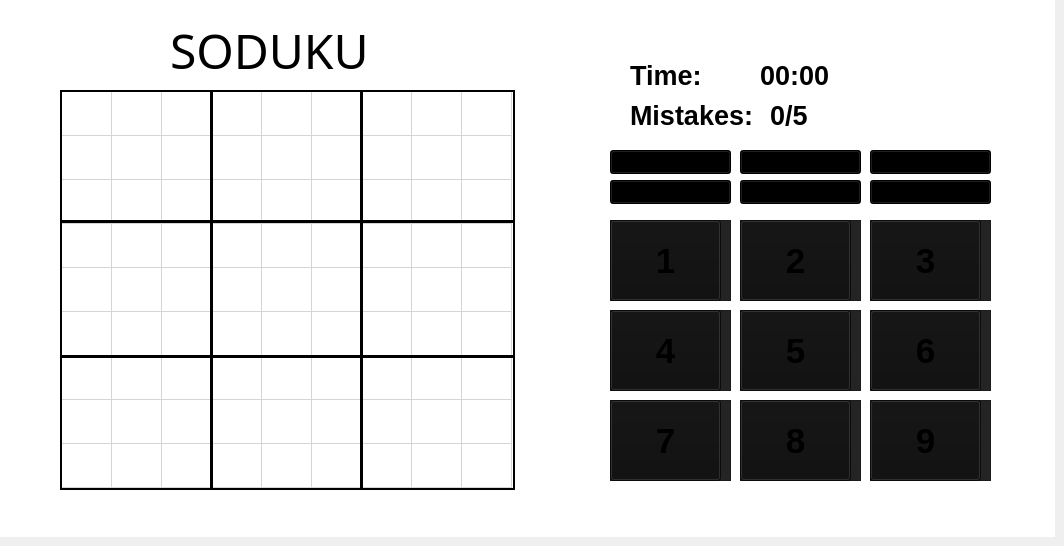
      <widget class="QWidget" name="Game_page">
       <widget class="QWidget" name="widget" native="true">
        <property name="geometry">
         <rect>
          <x>0</x>
          <y>0</y>
          <width>1055</width>
          <height>537</height>
         </rect>
        </property>
        <property name="styleSheet">
         <string notr="true">background-color: rgb(255, 255, 255);</string>
        </property>
        <widget class="QTableWidget" name="SodukuTable_2">
         <property name="enabled">
          <bool>false</bool>
         </property>
         <property name="geometry">
          <rect>
           <x>60</x>
           <y>90</y>
           <width>455</width>
           <height>400</height>
          </rect>
         </property>
         <property name="font">
          <font>
           <pointsize>16</pointsize>
          </font>
         </property>
         <property name="styleSheet">
          <string notr="true">background-color: rgb(255, 255, 255);

border: 2px solid black;
</string>
         </property>
         <property name="showGrid">
          <bool>true</bool>
         </property>
         <property name="gridStyle">
          <enum>Qt::PenStyle::SolidLine</enum>
         </property>
         <property name="rowCount">
          <number>9</number>
         </property>
         <property name="columnCount">
          <number>9</number>
         </property>
         <attribute name="horizontalHeaderVisible">
          <bool>false</bool>
         </attribute>
         <attribute name="horizontalHeaderDefaultSectionSize">
          <number>50</number>
         </attribute>
         <attribute name="horizontalHeaderHighlightSections">
          <bool>false</bool>
         </attribute>
         <attribute name="verticalHeaderVisible">
          <bool>false</bool>
         </attribute>
         <attribute name="verticalHeaderDefaultSectionSize">
          <number>44</number>
         </attribute>
         <row/>
         <row/>
         <row/>
         <row/>
         <row/>
         <row/>
         <row/>
         <row/>
         <row/>
         <column/>
         <column/>
         <column/>
         <column/>
         <column/>
         <column/>
         <column/>
         <column/>
         <column/>
         <item row="0" column="0">
          <property name="text">
           <string/>
          </property>
          <property name="font">
           <font>
            <family>Arial</family>
            <pointsize>20</pointsize>
            <bold>true</bold>
           </font>
          </property>
          <property name="textAlignment">
           <set>AlignCenter</set>
          </property>
          <property name="background">
           <brush brushstyle="NoBrush">
            <color alpha="255">
             <red>255</red>
             <green>255</green>
             <blue>0</blue>
            </color>
           </brush>
          </property>
          <property name="foreground">
           <brush brushstyle="NoBrush">
            <color alpha="255">
             <red>0</red>
             <green>0</green>
             <blue>0</blue>
            </color>
           </brush>
          </property>
         </item>
        </widget>
        <widget class="QPushButton" name="N2_button_2">
         <property name="geometry">
          <rect>
           <x>740</x>
           <y>220</y>
           <width>111</width>
           <height>81</height>
          </rect>
         </property>
         <property name="font">
          <font>
           <family>Arial</family>
           <pointsize>26</pointsize>
           <bold>true</bold>
          </font>
         </property>
         <property name="styleSheet">
          <string notr="true">background-color: rgb(15, 15, 15);</string>
         </property>
         <property name="text">
          <string>2</string>
         </property>
        </widget>
        <widget class="QPushButton" name="N3_button_2">
         <property name="geometry">
          <rect>
           <x>870</x>
           <y>220</y>
           <width>111</width>
           <height>81</height>
          </rect>
         </property>
         <property name="font">
          <font>
           <family>Arial</family>
           <pointsize>26</pointsize>
           <bold>true</bold>
          </font>
         </property>
         <property name="styleSheet">
          <string notr="true">background-color: rgb(15, 15, 15);</string>
         </property>
         <property name="text">
          <string>3</string>
         </property>
        </widget>
        <widget class="QPushButton" name="N5_button_2">
         <property name="geometry">
          <rect>
           <x>740</x>
           <y>310</y>
           <width>111</width>
           <height>81</height>
          </rect>
         </property>
         <property name="font">
          <font>
           <family>Arial</family>
           <pointsize>26</pointsize>
           <bold>true</bold>
          </font>
         </property>
         <property name="styleSheet">
          <string notr="true">background-color: rgb(15, 15, 15);</string>
         </property>
         <property name="text">
          <string>5</string>
         </property>
        </widget>
        <widget class="QPushButton" name="N4_button_2">
         <property name="geometry">
          <rect>
           <x>610</x>
           <y>310</y>
           <width>111</width>
           <height>81</height>
          </rect>
         </property>
         <property name="font">
          <font>
           <family>Arial</family>
           <pointsize>26</pointsize>
           <bold>true</bold>
          </font>
         </property>
         <property name="styleSheet">
          <string notr="true">background-color: rgb(15, 15, 15);</string>
         </property>
         <property name="text">
          <string>4</string>
         </property>
        </widget>
        <widget class="QPushButton" name="N6_button_2">
         <property name="geometry">
          <rect>
           <x>870</x>
           <y>310</y>
           <width>111</width>
           <height>81</height>
          </rect>
         </property>
         <property name="font">
          <font>
           <family>Arial</family>
           <pointsize>26</pointsize>
           <bold>true</bold>
          </font>
         </property>
         <property name="styleSheet">
          <string notr="true">background-color: rgb(15, 15, 15);</string>
         </property>
         <property name="text">
          <string>6</string>
         </property>
        </widget>
        <widget class="QPushButton" name="N8_button_2">
         <property name="geometry">
          <rect>
           <x>740</x>
           <y>400</y>
           <width>111</width>
           <height>81</height>
          </rect>
         </property>
         <property name="font">
          <font>
           <family>Arial</family>
           <pointsize>26</pointsize>
           <bold>true</bold>
          </font>
         </property>
         <property name="styleSheet">
          <string notr="true">background-color: rgb(15, 15, 15);</string>
         </property>
         <property name="text">
          <string>8</string>
         </property>
        </widget>
        <widget class="QPushButton" name="N7_button_2">
         <property name="geometry">
          <rect>
           <x>610</x>
           <y>400</y>
           <width>111</width>
           <height>81</height>
          </rect>
         </property>
         <property name="font">
          <font>
           <family>Arial</family>
           <pointsize>26</pointsize>
           <bold>true</bold>
          </font>
         </property>
         <property name="styleSheet">
          <string notr="true">background-color: rgb(15, 15, 15);</string>
         </property>
         <property name="text">
          <string>7</string>
         </property>
        </widget>
        <widget class="QPushButton" name="N9_button_2">
         <property name="geometry">
          <rect>
           <x>870</x>
           <y>400</y>
           <width>111</width>
           <height>81</height>
          </rect>
         </property>
         <property name="font">
          <font>
           <family>Arial</family>
           <pointsize>26</pointsize>
           <bold>true</bold>
          </font>
         </property>
         <property name="styleSheet">
          <string notr="true">background-color: rgb(15, 15, 15);</string>
         </property>
         <property name="text">
          <string>9</string>
         </property>
        </widget>
        <widget class="QPushButton" name="NewGame_button_2">
         <property name="geometry">
          <rect>
           <x>740</x>
           <y>180</y>
           <width>121</width>
           <height>24</height>
          </rect>
         </property>
         <property name="styleSheet">
          <string notr="true">background-color: rgb(0, 0, 0);</string>
         </property>
         <property name="text">
          <string>New Game 🆕</string>
         </property>
        </widget>
        <widget class="QPushButton" name="Pause_button_2">
         <property name="geometry">
          <rect>
           <x>610</x>
           <y>180</y>
           <width>121</width>
           <height>24</height>
          </rect>
         </property>
         <property name="styleSheet">
          <string notr="true">background-color: rgb(0, 0, 0);</string>
         </property>
         <property name="text">
          <string>Pause/Resume ⏯️</string>
         </property>
        </widget>
        <widget class="QPushButton" name="Erase_button_2">
         <property name="geometry">
          <rect>
           <x>870</x>
           <y>180</y>
           <width>121</width>
           <height>24</height>
          </rect>
         </property>
         <property name="styleSheet">
          <string notr="true">background-color: rgb(0, 0, 0);</string>
         </property>
         <property name="text">
          <string>Erase 🧽</string>
         </property>
        </widget>
        <widget class="QPushButton" name="Note_button_2">
         <property name="geometry">
          <rect>
           <x>870</x>
           <y>150</y>
           <width>121</width>
           <height>24</height>
          </rect>
         </property>
         <property name="styleSheet">
          <string notr="true">background-color: rgb(0, 0, 0);</string>
         </property>
         <property name="text">
          <string>Note ✏️</string>
         </property>
        </widget>
        <widget class="QPushButton" name="Solve_button_2">
         <property name="geometry">
          <rect>
           <x>740</x>
           <y>150</y>
           <width>121</width>
           <height>24</height>
          </rect>
         </property>
         <property name="styleSheet">
          <string notr="true">background-color: rgb(0, 0, 0);</string>
         </property>
         <property name="text">
          <string>Auto-Solve 🔢</string>
         </property>
        </widget>
        <widget class="QPushButton" name="Undo_button_2">
         <property name="geometry">
          <rect>
           <x>610</x>
           <y>150</y>
           <width>121</width>
           <height>24</height>
          </rect>
         </property>
         <property name="styleSheet">
          <string notr="true">background-color: rgb(0, 0, 0);</string>
         </property>
         <property name="text">
          <string>Undo ↩️</string>
         </property>
        </widget>
        <widget class="QLabel" name="Time_label_2">
         <property name="geometry">
          <rect>
           <x>630</x>
           <y>60</y>
           <width>91</width>
           <height>31</height>
          </rect>
         </property>
         <property name="font">
          <font>
           <pointsize>20</pointsize>
           <bold>true</bold>
          </font>
         </property>
         <property name="styleSheet">
          <string notr="true">color: rgb(0, 0, 0);</string>
         </property>
         <property name="text">
          <string>Time:</string>
         </property>
        </widget>
        <widget class="QLabel" name="Mistakes_counter_2">
         <property name="geometry">
          <rect>
           <x>630</x>
           <y>100</y>
           <width>131</width>
           <height>31</height>
          </rect>
         </property>
         <property name="font">
          <font>
           <pointsize>20</pointsize>
           <bold>true</bold>
          </font>
         </property>
         <property name="styleSheet">
          <string notr="true">color: rgb(0, 0, 0);</string>
         </property>
         <property name="text">
          <string>Mistakes:</string>
         </property>
        </widget>
        <widget class="Line" name="line_5">
         <property name="geometry">
          <rect>
           <x>210</x>
           <y>90</y>
           <width>3</width>
           <height>400</height>
          </rect>
         </property>
         <property name="styleSheet">
          <string notr="true">background-color: rgb(0, 0, 0);</string>
         </property>
         <property name="orientation">
          <enum>Qt::Orientation::Vertical</enum>
         </property>
        </widget>
        <widget class="Line" name="line_6">
         <property name="geometry">
          <rect>
           <x>360</x>
           <y>90</y>
           <width>3</width>
           <height>400</height>
          </rect>
         </property>
         <property name="styleSheet">
          <string notr="true">background-color: rgb(0, 0, 0);</string>
         </property>
         <property name="orientation">
          <enum>Qt::Orientation::Vertical</enum>
         </property>
        </widget>
        <widget class="Line" name="line_7">
         <property name="geometry">
          <rect>
           <x>60</x>
           <y>220</y>
           <width>455</width>
           <height>3</height>
          </rect>
         </property>
         <property name="styleSheet">
          <string notr="true">background-color: rgb(0, 0, 0);</string>
         </property>
         <property name="orientation">
          <enum>Qt::Orientation::Horizontal</enum>
         </property>
        </widget>
        <widget class="Line" name="line_8">
         <property name="geometry">
          <rect>
           <x>60</x>
           <y>355</y>
           <width>455</width>
           <height>3</height>
          </rect>
         </property>
         <property name="styleSheet">
          <string notr="true">background-color: rgb(0, 0, 0);</string>
         </property>
         <property name="orientation">
          <enum>Qt::Orientation::Horizontal</enum>
         </property>
        </widget>
        <widget class="QLabel" name="Time_passed_2">
         <property name="geometry">
          <rect>
           <x>760</x>
           <y>60</y>
           <width>91</width>
           <height>31</height>
          </rect>
         </property>
         <property name="font">
          <font>
           <pointsize>20</pointsize>
           <bold>true</bold>
          </font>
         </property>
         <property name="styleSheet">
          <string notr="true">color: rgb(0, 0, 0);</string>
         </property>
         <property name="text">
          <string>00:00</string>
         </property>
        </widget>
        <widget class="QLabel" name="Mistakes_Number_2">
         <property name="geometry">
          <rect>
           <x>770</x>
           <y>100</y>
           <width>91</width>
           <height>31</height>
          </rect>
         </property>
         <property name="font">
          <font>
           <pointsize>20</pointsize>
           <bold>true</bold>
          </font>
         </property>
         <property name="styleSheet">
          <string notr="true">color: rgb(0, 0, 0);</string>
         </property>
         <property name="text">
          <string>0/5</string>
         </property>
        </widget>
        <widget class="QPushButton" name="N1_button_2">
         <property name="geometry">
          <rect>
           <x>610</x>
           <y>220</y>
           <width>111</width>
           <height>81</height>
          </rect>
         </property>
         <property name="font">
          <font>
           <family>Arial</family>
           <pointsize>26</pointsize>
           <bold>true</bold>
          </font>
         </property>
         <property name="styleSheet">
          <string notr="true">background-color: rgb(15, 15, 15);
</string>
         </property>
         <property name="text">
          <string>1</string>
         </property>
        </widget>
        <widget class="QFrame" name="frame_10">
         <property name="geometry">
          <rect>
           <x>610</x>
           <y>220</y>
           <width>121</width>
           <height>81</height>
          </rect>
         </property>
         <property name="styleSheet">
          <string notr="true">background-color: rgb(36, 36, 36);</string>
         </property>
         <property name="frameShape">
          <enum>QFrame::Shape::StyledPanel</enum>
         </property>
         <property name="frameShadow">
          <enum>QFrame::Shadow::Raised</enum>
         </property>
        </widget>
        <widget class="QFrame" name="frame_11">
         <property name="geometry">
          <rect>
           <x>610</x>
           <y>310</y>
           <width>121</width>
           <height>81</height>
          </rect>
         </property>
         <property name="styleSheet">
          <string notr="true">background-color: rgb(36, 36, 36);</string>
         </property>
         <property name="frameShape">
          <enum>QFrame::Shape::StyledPanel</enum>
         </property>
         <property name="frameShadow">
          <enum>QFrame::Shadow::Raised</enum>
         </property>
        </widget>
        <widget class="QFrame" name="frame_12">
         <property name="geometry">
          <rect>
           <x>610</x>
           <y>400</y>
           <width>121</width>
           <height>81</height>
          </rect>
         </property>
         <property name="styleSheet">
          <string notr="true">background-color: rgb(36, 36, 36);</string>
         </property>
         <property name="frameShape">
          <enum>QFrame::Shape::StyledPanel</enum>
         </property>
         <property name="frameShadow">
          <enum>QFrame::Shadow::Raised</enum>
         </property>
        </widget>
        <widget class="QFrame" name="frame_13">
         <property name="geometry">
          <rect>
           <x>740</x>
           <y>220</y>
           <width>121</width>
           <height>81</height>
          </rect>
         </property>
         <property name="styleSheet">
          <string notr="true">background-color: rgb(36, 36, 36);</string>
         </property>
         <property name="frameShape">
          <enum>QFrame::Shape::StyledPanel</enum>
         </property>
         <property name="frameShadow">
          <enum>QFrame::Shadow::Raised</enum>
         </property>
        </widget>
        <widget class="QFrame" name="frame_14">
         <property name="geometry">
          <rect>
           <x>740</x>
           <y>310</y>
           <width>121</width>
           <height>81</height>
          </rect>
         </property>
         <property name="styleSheet">
          <string notr="true">background-color: rgb(36, 36, 36);</string>
         </property>
         <property name="frameShape">
          <enum>QFrame::Shape::StyledPanel</enum>
         </property>
         <property name="frameShadow">
          <enum>QFrame::Shadow::Raised</enum>
         </property>
        </widget>
        <widget class="QFrame" name="frame_15">
         <property name="geometry">
          <rect>
           <x>740</x>
           <y>400</y>
           <width>121</width>
           <height>81</height>
          </rect>
         </property>
         <property name="styleSheet">
          <string notr="true">background-color: rgb(36, 36, 36);</string>
         </property>
         <property name="frameShape">
          <enum>QFrame::Shape::StyledPanel</enum>
         </property>
         <property name="frameShadow">
          <enum>QFrame::Shadow::Raised</enum>
         </property>
        </widget>
        <widget class="QFrame" name="frame_16">
         <property name="geometry">
          <rect>
           <x>870</x>
           <y>400</y>
           <width>121</width>
           <height>81</height>
          </rect>
         </property>
         <property name="styleSheet">
          <string notr="true">background-color: rgb(36, 36, 36);</string>
         </property>
         <property name="frameShape">
          <enum>QFrame::Shape::StyledPanel</enum>
         </property>
         <property name="frameShadow">
          <enum>QFrame::Shadow::Raised</enum>
         </property>
        </widget>
        <widget class="QFrame" name="frame_17">
         <property name="geometry">
          <rect>
           <x>870</x>
           <y>310</y>
           <width>121</width>
           <height>81</height>
          </rect>
         </property>
         <property name="styleSheet">
          <string notr="true">background-color: rgb(36, 36, 36);</string>
         </property>
         <property name="frameShape">
          <enum>QFrame::Shape::StyledPanel</enum>
         </property>
         <property name="frameShadow">
          <enum>QFrame::Shadow::Raised</enum>
         </property>
        </widget>
        <widget class="QFrame" name="frame_18">
         <property name="geometry">
          <rect>
           <x>870</x>
           <y>220</y>
           <width>121</width>
           <height>81</height>
          </rect>
         </property>
         <property name="styleSheet">
          <string notr="true">background-color: rgb(36, 36, 36);</string>
         </property>
         <property name="frameShape">
          <enum>QFrame::Shape::StyledPanel</enum>
         </property>
         <property name="frameShadow">
          <enum>QFrame::Shadow::Raised</enum>
         </property>
        </widget>
        <widget class="QLabel" name="GameTAG_2">
         <property name="geometry">
          <rect>
           <x>170</x>
           <y>20</y>
           <width>221</width>
           <height>61</height>
          </rect>
         </property>
         <property name="font">
          <font>
           <family>Arial Rounded MT</family>
           <pointsize>36</pointsize>
          </font>
         </property>
         <property name="styleSheet">
          <string notr="true">color: rgb(0,0,0)
</string>
         </property>
         <property name="text">
          <string>SODUKU</string>
         </property>
        </widget>
        <zorder>frame_10</zorder>
        <zorder>frame_12</zorder>
        <zorder>frame_18</zorder>
        <zorder>frame_14</zorder>
        <zorder>frame_13</zorder>
        <zorder>frame_11</zorder>
        <zorder>frame_16</zorder>
        <zorder>frame_15</zorder>
        <zorder>frame_17</zorder>
        <zorder>SodukuTable_2</zorder>
        <zorder>N2_button_2</zorder>
        <zorder>N3_button_2</zorder>
        <zorder>N5_button_2</zorder>
        <zorder>N4_button_2</zorder>
        <zorder>N6_button_2</zorder>
        <zorder>N8_button_2</zorder>
        <zorder>N7_button_2</zorder>
        <zorder>N9_button_2</zorder>
        <zorder>NewGame_button_2</zorder>
        <zorder>Pause_button_2</zorder>
        <zorder>Erase_button_2</zorder>
        <zorder>Note_button_2</zorder>
        <zorder>Solve_button_2</zorder>
        <zorder>Undo_button_2</zorder>
        <zorder>Time_label_2</zorder>
        <zorder>Mistakes_counter_2</zorder>
        <zorder>line_5</zorder>
        <zorder>line_6</zorder>
        <zorder>line_7</zorder>
        <zorder>line_8</zorder>
        <zorder>Time_passed_2</zorder>
        <zorder>Mistakes_Number_2</zorder>
        <zorder>N1_button_2</zorder>
        <zorder>GameTAG_2</zorder>
       </widget>
      </widget>
